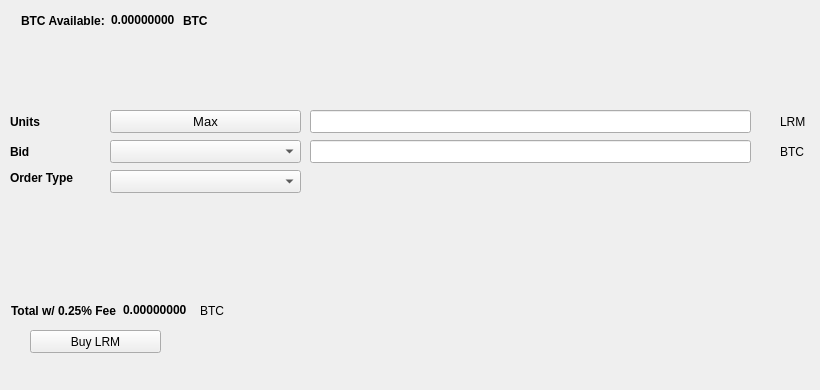
   <widget class="QWidget" name="BuyTab">
    <attribute name="title">
     <string>Buy</string>
    </attribute>
    <widget class="QPushButton" name="BuyLRM">
     <property name="geometry">
      <rect>
       <x>30</x>
       <y>330</y>
       <width>131</width>
       <height>23</height>
      </rect>
     </property>
     <property name="text">
      <string>Buy LRM</string>
     </property>
     <property name="icon">
      <iconset resource="../lrmcoin.qrc">
       <normaloff>:/icons/bitcoin</normaloff>:/icons/bitcoin</iconset>
     </property>
    </widget>
    <widget class="QLabel" name="label_3">
     <property name="geometry">
      <rect>
       <x>10</x>
       <y>110</y>
       <width>46</width>
       <height>23</height>
      </rect>
     </property>
     <property name="font">
      <font>
       <weight>75</weight>
       <bold>true</bold>
      </font>
     </property>
     <property name="text">
      <string>Units</string>
     </property>
    </widget>
    <widget class="QLineEdit" name="UnitsInput">
     <property name="geometry">
      <rect>
       <x>310</x>
       <y>110</y>
       <width>441</width>
       <height>23</height>
      </rect>
     </property>
     <property name="font">
      <font>
       <pointsize>9</pointsize>
       <weight>75</weight>
       <bold>true</bold>
      </font>
     </property>
    </widget>
    <widget class="QLineEdit" name="BuyBidPriceEdit">
     <property name="geometry">
      <rect>
       <x>310</x>
       <y>140</y>
       <width>441</width>
       <height>23</height>
      </rect>
     </property>
     <property name="font">
      <font>
       <pointsize>9</pointsize>
       <weight>75</weight>
       <bold>true</bold>
      </font>
     </property>
    </widget>
    <widget class="QLabel" name="label_4">
     <property name="geometry">
      <rect>
       <x>780</x>
       <y>110</y>
       <width>31</width>
       <height>23</height>
      </rect>
     </property>
     <property name="text">
      <string>LRM</string>
     </property>
    </widget>
    <widget class="QLabel" name="label_5">
     <property name="geometry">
      <rect>
       <x>780</x>
       <y>140</y>
       <width>31</width>
       <height>23</height>
      </rect>
     </property>
     <property name="text">
      <string>BTC</string>
     </property>
    </widget>
    <widget class="QLabel" name="label_6">
     <property name="geometry">
      <rect>
       <x>10</x>
       <y>140</y>
       <width>46</width>
       <height>23</height>
      </rect>
     </property>
     <property name="font">
      <font>
       <weight>75</weight>
       <bold>true</bold>
      </font>
     </property>
     <property name="text">
      <string>Bid</string>
     </property>
    </widget>
    <widget class="QLabel" name="label_7">
     <property name="geometry">
      <rect>
       <x>10</x>
       <y>170</y>
       <width>91</width>
       <height>16</height>
      </rect>
     </property>
     <property name="font">
      <font>
       <weight>75</weight>
       <bold>true</bold>
      </font>
     </property>
     <property name="text">
      <string>Order Type</string>
     </property>
    </widget>
    <widget class="QPushButton" name="Buy_Max_Amount">
     <property name="geometry">
      <rect>
       <x>110</x>
       <y>110</y>
       <width>191</width>
       <height>23</height>
      </rect>
     </property>
     <property name="font">
      <font>
       <pointsize>10</pointsize>
      </font>
     </property>
     <property name="text">
      <string>Max</string>
     </property>
    </widget>
    <widget class="QComboBox" name="BuyBidcomboBox">
     <property name="geometry">
      <rect>
       <x>110</x>
       <y>140</y>
       <width>191</width>
       <height>23</height>
      </rect>
     </property>
     <property name="font">
      <font>
       <pointsize>10</pointsize>
      </font>
     </property>
    </widget>
    <widget class="QComboBox" name="buyOrdertypeCombo">
     <property name="geometry">
      <rect>
       <x>110</x>
       <y>170</y>
       <width>191</width>
       <height>23</height>
      </rect>
     </property>
     <property name="font">
      <font>
       <pointsize>10</pointsize>
      </font>
     </property>
    </widget>
    <widget class="QWidget" name="layoutWidget1">
     <property name="geometry">
      <rect>
       <x>21</x>
       <y>11</y>
       <width>227</width>
       <height>19</height>
      </rect>
     </property>
     <layout class="QHBoxLayout" name="horizontalLayout_3">
      <item>
       <widget class="QLabel" name="label232">
        <property name="font">
         <font>
          <weight>75</weight>
          <bold>true</bold>
         </font>
        </property>
        <property name="text">
         <string>BTC Available:</string>
        </property>
       </widget>
      </item>
      <item>
       <widget class="QLabel" name="BtcAvailableLbl">
        <property name="palette">
         <palette>
          <active>
           <colorrole role="WindowText">
            <brush brushstyle="SolidPattern">
             <color alpha="255">
              <red>0</red>
              <green>0</green>
              <blue>0</blue>
             </color>
            </brush>
           </colorrole>
           <colorrole role="Button">
            <brush brushstyle="SolidPattern">
             <color alpha="255">
              <red>0</red>
              <green>170</green>
              <blue>0</blue>
             </color>
            </brush>
           </colorrole>
           <colorrole role="Light">
            <brush brushstyle="SolidPattern">
             <color alpha="255">
              <red>0</red>
              <green>255</green>
              <blue>0</blue>
             </color>
            </brush>
           </colorrole>
           <colorrole role="Midlight">
            <brush brushstyle="SolidPattern">
             <color alpha="255">
              <red>0</red>
              <green>212</green>
              <blue>0</blue>
             </color>
            </brush>
           </colorrole>
           <colorrole role="Dark">
            <brush brushstyle="SolidPattern">
             <color alpha="255">
              <red>0</red>
              <green>85</green>
              <blue>0</blue>
             </color>
            </brush>
           </colorrole>
           <colorrole role="Mid">
            <brush brushstyle="SolidPattern">
             <color alpha="255">
              <red>0</red>
              <green>113</green>
              <blue>0</blue>
             </color>
            </brush>
           </colorrole>
           <colorrole role="Text">
            <brush brushstyle="SolidPattern">
             <color alpha="255">
              <red>0</red>
              <green>170</green>
              <blue>0</blue>
             </color>
            </brush>
           </colorrole>
           <colorrole role="BrightText">
            <brush brushstyle="SolidPattern">
             <color alpha="255">
              <red>255</red>
              <green>255</green>
              <blue>255</blue>
             </color>
            </brush>
           </colorrole>
           <colorrole role="ButtonText">
            <brush brushstyle="SolidPattern">
             <color alpha="255">
              <red>0</red>
              <green>0</green>
              <blue>0</blue>
             </color>
            </brush>
           </colorrole>
           <colorrole role="Base">
            <brush brushstyle="SolidPattern">
             <color alpha="255">
              <red>255</red>
              <green>255</green>
              <blue>255</blue>
             </color>
            </brush>
           </colorrole>
           <colorrole role="Window">
            <brush brushstyle="SolidPattern">
             <color alpha="255">
              <red>0</red>
              <green>170</green>
              <blue>0</blue>
             </color>
            </brush>
           </colorrole>
           <colorrole role="Shadow">
            <brush brushstyle="SolidPattern">
             <color alpha="255">
              <red>0</red>
              <green>0</green>
              <blue>0</blue>
             </color>
            </brush>
           </colorrole>
           <colorrole role="AlternateBase">
            <brush brushstyle="SolidPattern">
             <color alpha="255">
              <red>127</red>
              <green>212</green>
              <blue>127</blue>
             </color>
            </brush>
           </colorrole>
           <colorrole role="ToolTipBase">
            <brush brushstyle="SolidPattern">
             <color alpha="255">
              <red>255</red>
              <green>255</green>
              <blue>220</blue>
             </color>
            </brush>
           </colorrole>
           <colorrole role="ToolTipText">
            <brush brushstyle="SolidPattern">
             <color alpha="255">
              <red>0</red>
              <green>0</green>
              <blue>0</blue>
             </color>
            </brush>
           </colorrole>
          </active>
          <inactive>
           <colorrole role="WindowText">
            <brush brushstyle="SolidPattern">
             <color alpha="255">
              <red>0</red>
              <green>0</green>
              <blue>0</blue>
             </color>
            </brush>
           </colorrole>
           <colorrole role="Button">
            <brush brushstyle="SolidPattern">
             <color alpha="255">
              <red>0</red>
              <green>170</green>
              <blue>0</blue>
             </color>
            </brush>
           </colorrole>
           <colorrole role="Light">
            <brush brushstyle="SolidPattern">
             <color alpha="255">
              <red>0</red>
              <green>255</green>
              <blue>0</blue>
             </color>
            </brush>
           </colorrole>
           <colorrole role="Midlight">
            <brush brushstyle="SolidPattern">
             <color alpha="255">
              <red>0</red>
              <green>212</green>
              <blue>0</blue>
             </color>
            </brush>
           </colorrole>
           <colorrole role="Dark">
            <brush brushstyle="SolidPattern">
             <color alpha="255">
              <red>0</red>
              <green>85</green>
              <blue>0</blue>
             </color>
            </brush>
           </colorrole>
           <colorrole role="Mid">
            <brush brushstyle="SolidPattern">
             <color alpha="255">
              <red>0</red>
              <green>113</green>
              <blue>0</blue>
             </color>
            </brush>
           </colorrole>
           <colorrole role="Text">
            <brush brushstyle="SolidPattern">
             <color alpha="255">
              <red>0</red>
              <green>170</green>
              <blue>0</blue>
             </color>
            </brush>
           </colorrole>
           <colorrole role="BrightText">
            <brush brushstyle="SolidPattern">
             <color alpha="255">
              <red>255</red>
              <green>255</green>
              <blue>255</blue>
             </color>
            </brush>
           </colorrole>
           <colorrole role="ButtonText">
            <brush brushstyle="SolidPattern">
             <color alpha="255">
              <red>0</red>
              <green>0</green>
              <blue>0</blue>
             </color>
            </brush>
           </colorrole>
           <colorrole role="Base">
            <brush brushstyle="SolidPattern">
             <color alpha="255">
              <red>255</red>
              <green>255</green>
              <blue>255</blue>
             </color>
            </brush>
           </colorrole>
           <colorrole role="Window">
            <brush brushstyle="SolidPattern">
             <color alpha="255">
              <red>0</red>
              <green>170</green>
              <blue>0</blue>
             </color>
            </brush>
           </colorrole>
           <colorrole role="Shadow">
            <brush brushstyle="SolidPattern">
             <color alpha="255">
              <red>0</red>
              <green>0</green>
              <blue>0</blue>
             </color>
            </brush>
           </colorrole>
           <colorrole role="AlternateBase">
            <brush brushstyle="SolidPattern">
             <color alpha="255">
              <red>127</red>
              <green>212</green>
              <blue>127</blue>
             </color>
            </brush>
           </colorrole>
           <colorrole role="ToolTipBase">
            <brush brushstyle="SolidPattern">
             <color alpha="255">
              <red>255</red>
              <green>255</green>
              <blue>220</blue>
             </color>
            </brush>
           </colorrole>
           <colorrole role="ToolTipText">
            <brush brushstyle="SolidPattern">
             <color alpha="255">
              <red>0</red>
              <green>0</green>
              <blue>0</blue>
             </color>
            </brush>
           </colorrole>
          </inactive>
          <disabled>
           <colorrole role="WindowText">
            <brush brushstyle="SolidPattern">
             <color alpha="255">
              <red>0</red>
              <green>85</green>
              <blue>0</blue>
             </color>
            </brush>
           </colorrole>
           <colorrole role="Button">
            <brush brushstyle="SolidPattern">
             <color alpha="255">
              <red>0</red>
              <green>170</green>
              <blue>0</blue>
             </color>
            </brush>
           </colorrole>
           <colorrole role="Light">
            <brush brushstyle="SolidPattern">
             <color alpha="255">
              <red>0</red>
              <green>255</green>
              <blue>0</blue>
             </color>
            </brush>
           </colorrole>
           <colorrole role="Midlight">
            <brush brushstyle="SolidPattern">
             <color alpha="255">
              <red>0</red>
              <green>212</green>
              <blue>0</blue>
             </color>
            </brush>
           </colorrole>
           <colorrole role="Dark">
            <brush brushstyle="SolidPattern">
             <color alpha="255">
              <red>0</red>
              <green>85</green>
              <blue>0</blue>
             </color>
            </brush>
           </colorrole>
           <colorrole role="Mid">
            <brush brushstyle="SolidPattern">
             <color alpha="255">
              <red>0</red>
              <green>113</green>
              <blue>0</blue>
             </color>
            </brush>
           </colorrole>
           <colorrole role="Text">
            <brush brushstyle="SolidPattern">
             <color alpha="255">
              <red>0</red>
              <green>85</green>
              <blue>0</blue>
             </color>
            </brush>
           </colorrole>
           <colorrole role="BrightText">
            <brush brushstyle="SolidPattern">
             <color alpha="255">
              <red>255</red>
              <green>255</green>
              <blue>255</blue>
             </color>
            </brush>
           </colorrole>
           <colorrole role="ButtonText">
            <brush brushstyle="SolidPattern">
             <color alpha="255">
              <red>0</red>
              <green>85</green>
              <blue>0</blue>
             </color>
            </brush>
           </colorrole>
           <colorrole role="Base">
            <brush brushstyle="SolidPattern">
             <color alpha="255">
              <red>0</red>
              <green>170</green>
              <blue>0</blue>
             </color>
            </brush>
           </colorrole>
           <colorrole role="Window">
            <brush brushstyle="SolidPattern">
             <color alpha="255">
              <red>0</red>
              <green>170</green>
              <blue>0</blue>
             </color>
            </brush>
           </colorrole>
           <colorrole role="Shadow">
            <brush brushstyle="SolidPattern">
             <color alpha="255">
              <red>0</red>
              <green>0</green>
              <blue>0</blue>
             </color>
            </brush>
           </colorrole>
           <colorrole role="AlternateBase">
            <brush brushstyle="SolidPattern">
             <color alpha="255">
              <red>0</red>
              <green>170</green>
              <blue>0</blue>
             </color>
            </brush>
           </colorrole>
           <colorrole role="ToolTipBase">
            <brush brushstyle="SolidPattern">
             <color alpha="255">
              <red>255</red>
              <green>255</green>
              <blue>220</blue>
             </color>
            </brush>
           </colorrole>
           <colorrole role="ToolTipText">
            <brush brushstyle="SolidPattern">
             <color alpha="255">
              <red>0</red>
              <green>0</green>
              <blue>0</blue>
             </color>
            </brush>
           </colorrole>
          </disabled>
         </palette>
        </property>
        <property name="font">
         <font>
          <weight>75</weight>
          <bold>true</bold>
         </font>
        </property>
        <property name="text">
         <string>0.00000000</string>
        </property>
        <property name="textInteractionFlags">
         <set>Qt::LinksAccessibleByMouse|Qt::TextSelectableByKeyboard|Qt::TextSelectableByMouse</set>
        </property>
       </widget>
      </item>
      <item>
       <widget class="QLabel" name="BtcAvailableLbl_2">
        <property name="font">
         <font>
          <weight>75</weight>
          <bold>true</bold>
         </font>
        </property>
        <property name="text">
         <string>BTC</string>
        </property>
       </widget>
      </item>
     </layout>
    </widget>
    <widget class="QWidget" name="layoutWidge2">
     <property name="geometry">
      <rect>
       <x>11</x>
       <y>301</y>
       <width>259</width>
       <height>19</height>
      </rect>
     </property>
     <layout class="QHBoxLayout" name="horizontalLayout_4">
      <item>
       <widget class="QLabel" name="label_9">
        <property name="font">
         <font>
          <weight>75</weight>
          <bold>true</bold>
         </font>
        </property>
        <property name="text">
         <string>Total w/ 0.25% Fee</string>
        </property>
       </widget>
      </item>
      <item>
       <widget class="QLabel" name="BuyCostLabel">
        <property name="palette">
         <palette>
          <active>
           <colorrole role="WindowText">
            <brush brushstyle="SolidPattern">
             <color alpha="255">
              <red>0</red>
              <green>0</green>
              <blue>0</blue>
             </color>
            </brush>
           </colorrole>
           <colorrole role="Button">
            <brush brushstyle="SolidPattern">
             <color alpha="255">
              <red>0</red>
              <green>170</green>
              <blue>0</blue>
             </color>
            </brush>
           </colorrole>
           <colorrole role="Light">
            <brush brushstyle="SolidPattern">
             <color alpha="255">
              <red>0</red>
              <green>255</green>
              <blue>0</blue>
             </color>
            </brush>
           </colorrole>
           <colorrole role="Midlight">
            <brush brushstyle="SolidPattern">
             <color alpha="255">
              <red>0</red>
              <green>212</green>
              <blue>0</blue>
             </color>
            </brush>
           </colorrole>
           <colorrole role="Dark">
            <brush brushstyle="SolidPattern">
             <color alpha="255">
              <red>0</red>
              <green>85</green>
              <blue>0</blue>
             </color>
            </brush>
           </colorrole>
           <colorrole role="Mid">
            <brush brushstyle="SolidPattern">
             <color alpha="255">
              <red>0</red>
              <green>113</green>
              <blue>0</blue>
             </color>
            </brush>
           </colorrole>
           <colorrole role="Text">
            <brush brushstyle="SolidPattern">
             <color alpha="255">
              <red>0</red>
              <green>170</green>
              <blue>0</blue>
             </color>
            </brush>
           </colorrole>
           <colorrole role="BrightText">
            <brush brushstyle="SolidPattern">
             <color alpha="255">
              <red>255</red>
              <green>255</green>
              <blue>255</blue>
             </color>
            </brush>
           </colorrole>
           <colorrole role="ButtonText">
            <brush brushstyle="SolidPattern">
             <color alpha="255">
              <red>0</red>
              <green>0</green>
              <blue>0</blue>
             </color>
            </brush>
           </colorrole>
           <colorrole role="Base">
            <brush brushstyle="SolidPattern">
             <color alpha="255">
              <red>255</red>
              <green>255</green>
              <blue>255</blue>
             </color>
            </brush>
           </colorrole>
           <colorrole role="Window">
            <brush brushstyle="SolidPattern">
             <color alpha="255">
              <red>0</red>
              <green>170</green>
              <blue>0</blue>
             </color>
            </brush>
           </colorrole>
           <colorrole role="Shadow">
            <brush brushstyle="SolidPattern">
             <color alpha="255">
              <red>0</red>
              <green>0</green>
              <blue>0</blue>
             </color>
            </brush>
           </colorrole>
           <colorrole role="AlternateBase">
            <brush brushstyle="SolidPattern">
             <color alpha="255">
              <red>127</red>
              <green>212</green>
              <blue>127</blue>
             </color>
            </brush>
           </colorrole>
           <colorrole role="ToolTipBase">
            <brush brushstyle="SolidPattern">
             <color alpha="255">
              <red>255</red>
              <green>255</green>
              <blue>220</blue>
             </color>
            </brush>
           </colorrole>
           <colorrole role="ToolTipText">
            <brush brushstyle="SolidPattern">
             <color alpha="255">
              <red>0</red>
              <green>0</green>
              <blue>0</blue>
             </color>
            </brush>
           </colorrole>
          </active>
          <inactive>
           <colorrole role="WindowText">
            <brush brushstyle="SolidPattern">
             <color alpha="255">
              <red>0</red>
              <green>0</green>
              <blue>0</blue>
             </color>
            </brush>
           </colorrole>
           <colorrole role="Button">
            <brush brushstyle="SolidPattern">
             <color alpha="255">
              <red>0</red>
              <green>170</green>
              <blue>0</blue>
             </color>
            </brush>
           </colorrole>
           <colorrole role="Light">
            <brush brushstyle="SolidPattern">
             <color alpha="255">
              <red>0</red>
              <green>255</green>
              <blue>0</blue>
             </color>
            </brush>
           </colorrole>
           <colorrole role="Midlight">
            <brush brushstyle="SolidPattern">
             <color alpha="255">
              <red>0</red>
              <green>212</green>
              <blue>0</blue>
             </color>
            </brush>
           </colorrole>
           <colorrole role="Dark">
            <brush brushstyle="SolidPattern">
             <color alpha="255">
              <red>0</red>
              <green>85</green>
              <blue>0</blue>
             </color>
            </brush>
           </colorrole>
           <colorrole role="Mid">
            <brush brushstyle="SolidPattern">
             <color alpha="255">
              <red>0</red>
              <green>113</green>
              <blue>0</blue>
             </color>
            </brush>
           </colorrole>
           <colorrole role="Text">
            <brush brushstyle="SolidPattern">
             <color alpha="255">
              <red>0</red>
              <green>170</green>
              <blue>0</blue>
             </color>
            </brush>
           </colorrole>
           <colorrole role="BrightText">
            <brush brushstyle="SolidPattern">
             <color alpha="255">
              <red>255</red>
              <green>255</green>
              <blue>255</blue>
             </color>
            </brush>
           </colorrole>
           <colorrole role="ButtonText">
            <brush brushstyle="SolidPattern">
             <color alpha="255">
              <red>0</red>
              <green>0</green>
              <blue>0</blue>
             </color>
            </brush>
           </colorrole>
           <colorrole role="Base">
            <brush brushstyle="SolidPattern">
             <color alpha="255">
              <red>255</red>
              <green>255</green>
              <blue>255</blue>
             </color>
            </brush>
           </colorrole>
           <colorrole role="Window">
            <brush brushstyle="SolidPattern">
             <color alpha="255">
              <red>0</red>
              <green>170</green>
              <blue>0</blue>
             </color>
            </brush>
           </colorrole>
           <colorrole role="Shadow">
            <brush brushstyle="SolidPattern">
             <color alpha="255">
              <red>0</red>
              <green>0</green>
              <blue>0</blue>
             </color>
            </brush>
           </colorrole>
           <colorrole role="AlternateBase">
            <brush brushstyle="SolidPattern">
             <color alpha="255">
              <red>127</red>
              <green>212</green>
              <blue>127</blue>
             </color>
            </brush>
           </colorrole>
           <colorrole role="ToolTipBase">
            <brush brushstyle="SolidPattern">
             <color alpha="255">
              <red>255</red>
              <green>255</green>
              <blue>220</blue>
             </color>
            </brush>
           </colorrole>
           <colorrole role="ToolTipText">
            <brush brushstyle="SolidPattern">
             <color alpha="255">
              <red>0</red>
              <green>0</green>
              <blue>0</blue>
             </color>
            </brush>
           </colorrole>
          </inactive>
          <disabled>
           <colorrole role="WindowText">
            <brush brushstyle="SolidPattern">
             <color alpha="255">
              <red>0</red>
              <green>85</green>
              <blue>0</blue>
             </color>
            </brush>
           </colorrole>
           <colorrole role="Button">
            <brush brushstyle="SolidPattern">
             <color alpha="255">
              <red>0</red>
              <green>170</green>
              <blue>0</blue>
             </color>
            </brush>
           </colorrole>
           <colorrole role="Light">
            <brush brushstyle="SolidPattern">
             <color alpha="255">
              <red>0</red>
              <green>255</green>
              <blue>0</blue>
             </color>
            </brush>
           </colorrole>
           <colorrole role="Midlight">
            <brush brushstyle="SolidPattern">
             <color alpha="255">
              <red>0</red>
              <green>212</green>
              <blue>0</blue>
             </color>
            </brush>
           </colorrole>
           <colorrole role="Dark">
            <brush brushstyle="SolidPattern">
             <color alpha="255">
              <red>0</red>
              <green>85</green>
              <blue>0</blue>
             </color>
            </brush>
           </colorrole>
           <colorrole role="Mid">
            <brush brushstyle="SolidPattern">
             <color alpha="255">
              <red>0</red>
              <green>113</green>
              <blue>0</blue>
             </color>
            </brush>
           </colorrole>
           <colorrole role="Text">
            <brush brushstyle="SolidPattern">
             <color alpha="255">
              <red>0</red>
              <green>85</green>
              <blue>0</blue>
             </color>
            </brush>
           </colorrole>
           <colorrole role="BrightText">
            <brush brushstyle="SolidPattern">
             <color alpha="255">
              <red>255</red>
              <green>255</green>
              <blue>255</blue>
             </color>
            </brush>
           </colorrole>
           <colorrole role="ButtonText">
            <brush brushstyle="SolidPattern">
             <color alpha="255">
              <red>0</red>
              <green>85</green>
              <blue>0</blue>
             </color>
            </brush>
           </colorrole>
           <colorrole role="Base">
            <brush brushstyle="SolidPattern">
             <color alpha="255">
              <red>0</red>
              <green>170</green>
              <blue>0</blue>
             </color>
            </brush>
           </colorrole>
           <colorrole role="Window">
            <brush brushstyle="SolidPattern">
             <color alpha="255">
              <red>0</red>
              <green>170</green>
              <blue>0</blue>
             </color>
            </brush>
           </colorrole>
           <colorrole role="Shadow">
            <brush brushstyle="SolidPattern">
             <color alpha="255">
              <red>0</red>
              <green>0</green>
              <blue>0</blue>
             </color>
            </brush>
           </colorrole>
           <colorrole role="AlternateBase">
            <brush brushstyle="SolidPattern">
             <color alpha="255">
              <red>0</red>
              <green>170</green>
              <blue>0</blue>
             </color>
            </brush>
           </colorrole>
           <colorrole role="ToolTipBase">
            <brush brushstyle="SolidPattern">
             <color alpha="255">
              <red>255</red>
              <green>255</green>
              <blue>220</blue>
             </color>
            </brush>
           </colorrole>
           <colorrole role="ToolTipText">
            <brush brushstyle="SolidPattern">
             <color alpha="255">
              <red>0</red>
              <green>0</green>
              <blue>0</blue>
             </color>
            </brush>
           </colorrole>
          </disabled>
         </palette>
        </property>
        <property name="font">
         <font>
          <weight>75</weight>
          <bold>true</bold>
         </font>
        </property>
        <property name="autoFillBackground">
         <bool>false</bool>
        </property>
        <property name="text">
         <string>0.00000000</string>
        </property>
        <property name="textInteractionFlags">
         <set>Qt::LinksAccessibleByMouse|Qt::TextSelectableByMouse</set>
        </property>
       </widget>
      </item>
      <item>
       <widget class="QLabel" name="label_10">
        <property name="font">
         <font>
          <weight>50</weight>
          <bold>false</bold>
         </font>
        </property>
        <property name="text">
         <string>BTC</string>
        </property>
       </widget>
      </item>
     </layout>
    </widget>
    <widget class="QLabel" name="label_24">
     <property name="geometry">
      <rect>
       <x>460</x>
       <y>300</y>
       <width>281</width>
       <height>81</height>
      </rect>
     </property>
     <property name="text">
      <string/>
     </property>
     <property name="pixmap">
      <pixmap>:/images/bittrex</pixmap>
     </property>
    </widget>
   </widget>
